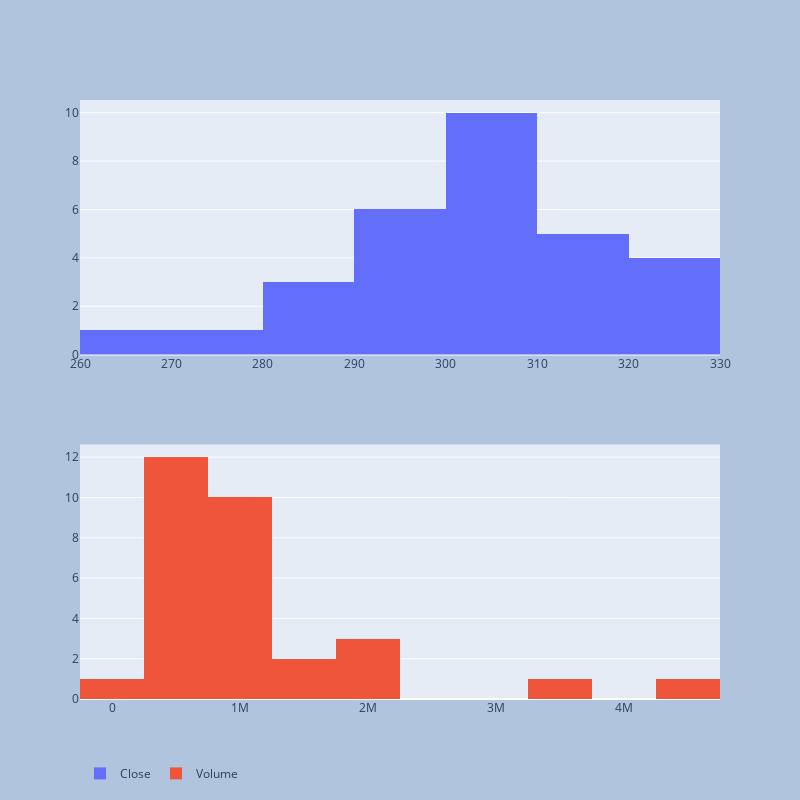

The cell this chart's notebook holds for it:
### Code cell
colsToDist_4=[ 'Close','Volume' ]
print(colsToDist_4)
fig=plot_mutiple_histrogram(df,colsToDist_4,len(colsToDist_4))
pio.write_image(fig, f"{report_path}\\{symbol}_PriceVol.png")
fig

### Figure 1 — Plotly figure (JSON) as saved in the notebook; plotly's stock layout.template omitted (floating-point values rounded to 4 significant figures)
{"data": [{"name": "Close", "type": "histogram", "x": [296.1, 319.1, 271.5, 269, 290.6, 288, 312.4, 297.2, 306.2, 287.7, 307.1, 302.2, 312.4, 319.4, 317.2, 328.3, 325.7, 303, 301.6, 307.5, 305.8, 321.8, 320.9, 300.4, 308.3, 298.6, 301.3, 299.1, 295.1, 284.3], "xaxis": "x", "yaxis": "y"}, {"name": "Volume", "type": "histogram", "x": [2138000.0, 2161000.0, 3387754, 4499626, 1912000.0, 941300.0, 774700.0, 967600.0, 702300.0, 731100.0, 685200.0, 918100.0, 470800.0, 640700.0, 1016000.0, 1087000.0, 1058000.0, 1539000.0, 1460549, 601700.0, 519500.0, 1007000.0, 701700.0, 818000.0, 477700.0, 469000.0, 293500.0, 269700.0, 758600.0, 235100.0], "xaxis": "x2", "yaxis": "y2"}], "layout": {"autosize": true, "height": 800, "legend": {"orientation": "h"}, "paper_bgcolor": "LightSteelBlue", "width": 800, "xaxis": {"anchor": "y", "autorange": true, "domain": [0, 1], "range": [260, 330], "type": "linear"}, "xaxis2": {"anchor": "y2", "autorange": true, "domain": [0, 1], "range": [-250000, 4750000], "type": "linear"}, "yaxis": {"anchor": "x", "autorange": true, "domain": [0.575, 1], "range": [0, 10.53]}, "yaxis2": {"anchor": "x2", "autorange": true, "domain": [0, 0.425], "range": [0, 12.63]}}}
